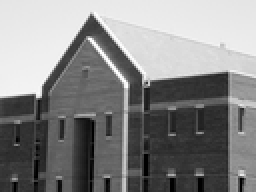
%> input picture P2013CSB1001-PA2/building.tif, 128 x 96 px, shrunk from 1114 x 834 before the run (shown 2 times larger)
$ octave TestPA2.m   (GNU Octave 9; MATLAB toolbox functions it lacks are replaced by stand-ins)
%> lines starting %> are read from the running program, lines starting %| are printed output that depends on the picture
### P2013CSB1001-PA2/mySobel.m
function [o]=mySobel(Img,threshold=100,dir='both')
  Img=double(Img);
  [m,n]=size(Img);

  %% applying Sobel operator
  for i=1:m-2
    for j=1:n-2
      Gx(i,j)=(2*Img(i+2,j+1)+Img(i+2,j)+Img(i+2,j+2))-(2*Img(i,j+1)+Img(i,j)+Img(i,j+2));
      Gy(i,j)=(2*Img(i+1,j+2)+Img(i,j+2)+Img(i+2,j+2))-(2*Img(i+1,j)+Img(i,j)+Img(i+2,j));
      o(i,j)=abs(Gx(i,j))+abs(Gy(i,j));
    endfor
  endfor
  % [6 lines of commented-out code are left out]
  #check for the direction
  if(strcmp(dir,'horizontal')==1)
    o=abs(Gx);
  elseif(strcmp(dir,'vertical')==1)
    o=abs(Gy);
  endif
  o=myThresholder(o,threshold);
  o=uint8(o);
  endfunction

### P2013CSB1001-PA2/myThresholder.m
function [o]=myThresholder(Img,threshold=10)
  o=double(Img);
  threshold=double(max(max(Img)))*double(threshold)/100.0;
  #changes all the pixels less than threshold to zero
  o=floor(o/threshold);
  #change all the intensities to value=255;
  Max=max(max(o));
  o=o/Max;
  o=ceil(o);
  o=255*o;
endfunction

### P2013CSB1001-PA2/myPrewitt.m
function [o]=mySobel(Img,threshold=10,dir='both')
  Img=double(Img);
  [m,n]=size(Img);
  %%applying prewitt operator
  for i=1:m-2
    for j=1:n-2
      Gx(i,j)=(Img(i+2,j+1)+Img(i+2,j)+Img(i+2,j+2))-(Img(i,j+1)+Img(i,j)+Img(i,j+2));
      Gy(i,j)=(Img(i+1,j+2)+Img(i,j+2)+Img(i+2,j+2))-(Img(i+1,j)+Img(i,j)+Img(i+2,j));
      o(i,j)=abs(Gx(i,j))+abs(Gy(i,j));
    endfor
  endfor
  % [6 lines of commented-out code are left out]

  %%check for the direction
  if(strcmp(dir,'horizontal')==1)
    o=abs(Gx);
  elseif(strcmp(dir,'vertical')==1)
    o=abs(Gy);
  endif
  o=myThresholder(o,threshold);
  o=uint8(o);
  endfunction

### P2013CSB1001-PA2/myGaussianFilter.m
function [o]=myGaussianFilter(Sigma=1.4,x=2)
  format long;
  o=zeros(x,x);
  o=double(o);
  center=floor(x/2)+1;
  for i=1:x
    for j=1:x
      r=double((i-center)^2+(j-center)^2);
      r=r*(-1);
      o(i,j)=(e^(r/(2*(Sigma^2))))/(2*pi*Sigma^2);
    endfor
   endfor
   N=sum(sum(o));
   o=o/N;
endfunction

### P2013CSB1001-PA2/pad.m
function [o]=pad(Img,pad_width=1,type=0)
  #img should be 2-dimensional
  [m,n]=size(Img);
  #if(type==0) #zero padding
  o=zeros(m+2*pad_width,n+2*pad_width);
  o(pad_width+1:end-pad_width,pad_width+1:end-pad_width)=Img;
  if(type==1) #copy lines
    o(1:pad_width,pad_width+1:end-pad_width)=Img(1:pad_width,1:end);
    o(end-pad_width:end,pad_width+1:end-pad_width)=Img(end-pad_width:end,1:end);
    o(pad_width+1:end-pad_width,1:pad_width)=Img(1:end,1:pad_width);
    o(pad_width+1:end-pad_width,end-pad_width:end)=Img(1:end,end-pad_width:end);
  elseif(type==2) #repeat opposite side lines
    o(1:pad_width,pad_width+1:end-pad_width)=Img(end-pad_width+1:end,1:end);
    o(end-pad_width+1:end,pad_width+1:end-pad_width)= Img(1:pad_width,1:end);
    o(pad_width+1:end-pad_width,1:pad_width)=Img(1:end,end-pad_width+1:end);
    o(pad_width+1:end-pad_width,end-pad_width+1:end)=Img(1:end,1:pad_width);
  #else #it's an error,gets padded with zeros
  endif

endfunction

### P2013CSB1001-PA2/myCorr.m
function [o]=myCorr(Img,Filter,type=0)
  %%image should already be padded
  [m,n]=size(Img);
  [p,q]=size(Filter);
  start_x=floor(p/2)+1;
  start_y=floor(q/2)+1;
  end_x=m-floor(p/2);
  end_y=n-floor(q/2);
  o=Img;
  if(type==0)
    for i=start_x:end_x
      for j=start_y:end_y
        o(i,j)=(Img(i-floor(p/2):i+floor(p/2),j-floor(q/2):j+floor(q/2)).*Filter)(start_x,start_y);
        endfor
    endfor
  elseif(type==1)
    for i=start_x:end_x
      for j=start_y:end_y
        o(i,j)=sum(sum((Img(i-floor(p/2):i+floor(p/2),j-floor(q/2):j+floor(q/2)).*Filter)));
       endfor
    endfor
  endif
  %% to strip off the side padding

  o=pad_rem(o,floor(p/2));
endfunction

### P2013CSB1001-PA2/pad_rem.m
function [Img]=pad_rem(o,pad_width=1)
  [m,n]=size(o);
  Img=o(pad_width+1:end-pad_width,pad_width+1:end-pad_width);

endfunction

### P2013CSB1001-PA2/myLoG.m
function [o]=myLoG(Img,Sigma=1.4,Threshold=10)
    filter_size=5;
    [m,n]=size(Img);

    gaussian_filter=myGaussianFilter(Sigma,filter_size);
    laplacian=2*[0 -1 0;-1 4 -1;0 -1 0];
    o=pad(Img,floor(filter_size/2),1);
    %% gaussian smoothing

    o=myCorr(o,gaussian_filter,0);
    o=pad(Img,floor(filter_size/2),1);

    %% laplacian
    o=myCorr(o,laplacian,1);
    o_new=zeros(m,n);
    %% zero crossing
    for i=2:m
     for j=2:n
       if(o(i,j)*o(i-1,j-1)<0 )
          o_new(i,j)=255;
          o_new(i-1,j-1)=255;
       endif
       if(o(i,j)*o(i-1,j)<0 )
          o_new(i-1,j)=255;
       endif
       if(o(i,j)*o(i,j-1)<0 )
          o_new(i,j-1)=255;
       endif
      endfor
    endfor

    %%thresholding the image
    o=myThresholder(o,Threshold);
    o=uint8(o);
endfunction

### P2013CSB1001-PA2/myCanny.m
function [o]=myCanny(Img,Sigma=1.4,Threshold=[10 10])
  Img=double(Img);
  [m,n]=size(Img);
  #gaussian smoothing
  filter_size=7;
  Tl=Threshold(1);
  Th=Threshold(2);
  gaussian_filter=myGaussianFilter(Sigma,filter_size);
  o=pad(Img,2,1);
  o=myCorr(o,gaussian_filter,0);
  #to highlight regions of the image with high first spatial derivative
  #Sobel's filter

  for i=1:m-2
    for j=1:n-2
      Gx(i,j)=(2*Img(i+2,j+1)+Img(i+2,j)+Img(i+2,j+2))-(2*Img(i,j+1)+Img(i,j)+Img(i,j+2));
      Gy(i,j)=(2*Img(i+1,j+2)+Img(i,j+2)+Img(i+2,j+2))-(2*Img(i+1,j)+Img(i,j)+Img(i+2,j));
      o(i,j)=abs(Gx(i,j))+abs(Gy(i,j));
    endfor
  endfor


  #now double thresholding the image to highlight the thicker(actual) edges more.
  o1=myThresholder(o,Tl);
  o2=myThresholder(o,Th);
  o=double(o1+o2)/2;


  o=uint8(o);

  #imshow(uint8(o));

  endfunction

### P2013CSB1001-PA2/myEdgeDetector.m
function [o]=myEdgeDetector(Img,method,par1,par2)


  if(strcmp(method,'sobel')==1)
    o=mySobel(Img,par1,par2);

  elseif(strcmp(method,'prewitt')==1)
   o=myPrewitt(Img,par1,par2);

  elseif(strcmp(method,'LoG')==1)
   o=myLoG(Img,par1,par2);

  elseif(strcmp(method,'Canny')==1)
    o=myCanny(Img,par1,par2);

  else
    disp('Parameters passed to function myEdgeDetector are not correct');
  endif
endfunction

### P2013CSB1001-PA2/TestPA2.m
A=imread('building.tif');
%> A is the input picture: size 96x128 uint8; min 0, max 255, mean 133.3
[m,n]=size(A);
%> m = 96; n = 128
#A=A(floor(m/3):floor(2*m/3),floor(n/3):floor(2*n/3));
subplot(2,3,1);
imshow(A);
title('Original Image');
%%%%%%%%%%%%%%%%%%%%  SOBEL  %%%%%%%%%%
Threshold=20;
dir='both';
o=myEdgeDetector(A,'sobel',Threshold,dir);
%> after the loop in mySobel, `for i=1:m-2`:
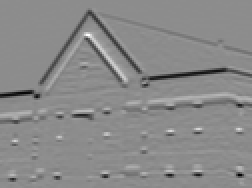
%> Gx: size 94x126 double (shown 2 times larger); min -795, max 649, mean -14.3; drawn with min black and max white
%> after the loop in mySobel, `for i=1:m-2`:
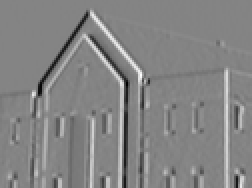
%> Gy: size 94x126 double (shown 2 times larger); min -733, max 682, mean 1.9; drawn with min black and max white
%> after the loop in mySobel, `for i=1:m-2`:
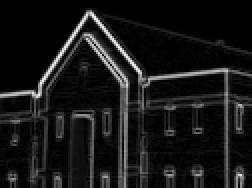
%> o: size 94x126 double (shown 2 times larger); min 0, max 1046, mean 96.6; drawn with min black and max white
%> in myThresholder, `threshold=double(max(max(Img)))*double(threshold)/100.0;`: threshold = 209.2
%> in myThresholder, `Max=max(max(o));`: Max = 5
%> in myThresholder, `o=ceil(o);`:
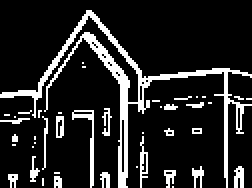
%> o: size 94x126 double (shown 2 times larger); values 0 (black) and 1 (white), 14.3% white in thin lines or dots
%> in myThresholder, `o=255*o;`: o: size 94x126 double; 14.3% white in thin lines or dots
%> in mySobel, `o=uint8(o);`: o: size 94x126 uint8; 14.3% white in thin lines or dots
subplot(2,3,2);
imshow(o);
title('Sobel Edge Detection');
%%%%%%%%%%%%%%%%%   PREWITT   %%%%%%%%%%%%%%%%
Threshold=20;
dir='both';
o=myEdgeDetector(A,'prewitt',Threshold,dir);
%> in myThresholder (call 2), `o=ceil(o);`: o: size 94x126 double; values 0 (black) and 1 (white), 15.9% white in thin lines or dots
%> in myThresholder (call 2), `o=255*o;`: o: size 94x126 double; 15.9% white in thin lines or dots
%> in mySobel, `o=uint8(o);`: o: size 94x126 uint8; 15.9% white in thin lines or dots
subplot(2,3,3);
imshow(o);
title('Prewitt Edge Detection');
%%%%%%%%%%%%%%%%%%%%   MARR-HILDRETH  %%%%%%%%%%%%%%%%%%%
Threshold=12;
Sigma=1.4;
o=myEdgeDetector(A,'LoG',Sigma,Threshold);
%> after the loop in myLoG, `for i=2:m`:
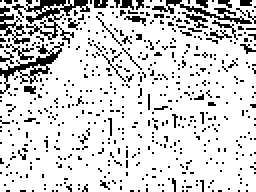
%> o_new: size 96x128 double (shown 2 times larger); 83.3% white; black in thin lines or dots
%> in myLoG, `o=uint8(o);`: o: size 98x130 uint8; 8.2% white in thin lines or dots
subplot(2,3,5);
imshow(o);
title('Marr-Hildreth Edge Detection');
%%%%%%%%%%%%%%%%%%%%%  CANNY %%%%%%%%%%%%%%%%
Threshold=[40 20];
Sigma=1.4;
o=myEdgeDetector(A,'Canny',Sigma,Threshold);
%> call 3 of pad_rem, with pad_width = 3
%> in pad_rem (call 3), `Img=o(pad_width+1:end-pad_width,pad_width+1:end-pad_width);`:
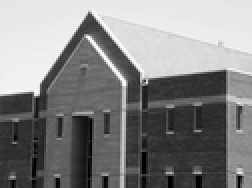
%> Img: size 94x126 double (shown 2 times larger); min 0, max 21.15, mean 11; drawn with min black and max white
%> in myThresholder (call 4), `o=ceil(o);`: o: size 94x126 double; values 0 (black) and 1 (white), 5.8% white in thin lines or dots
%> in myThresholder (call 4), `o=255*o;`: o: size 94x126 double; 5.8% white in thin lines or dots
%> in myCanny, `o=double(o1+o2)/2;`:
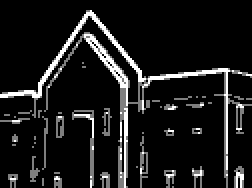
%> o: size 94x126 double (shown 2 times larger); min 0, max 255, mean 25.6
subplot(2,3,6);
imshow(o);
title('Canny Edge Detection');
